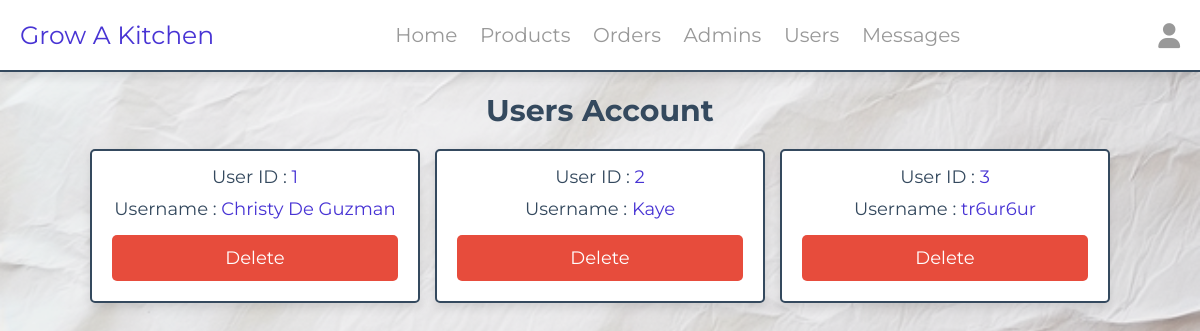
The page /admin/users_accounts.php (signed in) on the database as committed earlier.
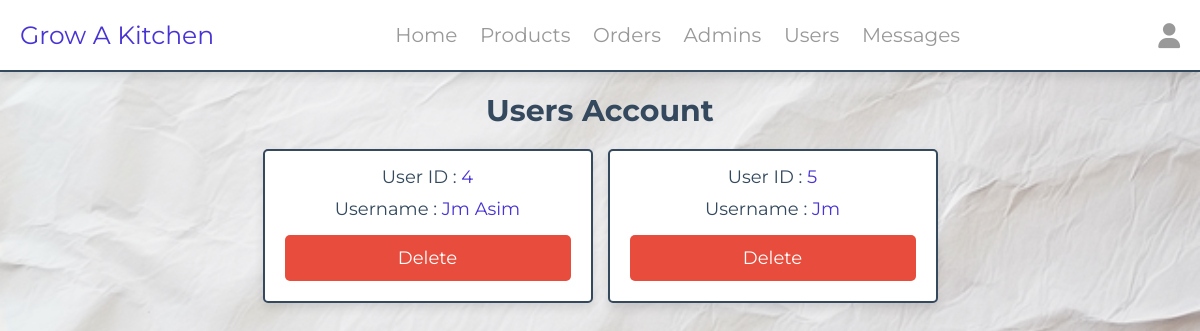
The same page on the database as committed later.
### tables this page shows
CREATE TABLE `users` (
  `id` int(100) NOT NULL,
  `name` varchar(20) NOT NULL,
  `email` varchar(50) NOT NULL,
  `number` varchar(10) NOT NULL,
  `password` varchar(50) NOT NULL,
  `address` varchar(500) NOT NULL,
  `image` varchar(100) NOT NULL
);

### admin/users_accounts.php (the view, shortened to what this page needs)
<?php
include '../components/connect.php';
?>
<!DOCTYPE html>
<html lang="en">
<head>
   <link rel="stylesheet" href="https://cdnjs.cloudflare.com/ajax/libs/font-awesome/6.1.1/css/all.min.css">
   <link rel="stylesheet" href="../css/adminstyle.css">
</head>
<body>
<?php include '../components/admin_header.php' ?>
<section class="accounts">
   <h1 class="heading">Users Account</h1>
   <div class="box-container">
   <?php
      $select_account = $conn->prepare("SELECT * FROM `users`");
      $select_account->execute();
      if($select_account->rowCount() > 0){
         while($fetch_accounts = $select_account->fetch(PDO::FETCH_ASSOC)){
   ?>
   <div class="box">
      <p> User ID : <span><?= $fetch_accounts['id']; ?></span> </p>
      <p> Username : <span><?= $fetch_accounts['name']; ?></span> </p>
      <a href="users_accounts.php?delete=<?= $fetch_accounts['id']; ?>" class="delete-btn" onclick="return confirm('delete this account?');">Delete</a>
   </div>
   <?php
      }
   }else{
      echo '<p class="empty">No Accounts Available</p>';
   }
   ?>
   </div>
</section>
</body>
</html>

Rows that differ between the two databases and show on the page:
removed users: id "1", name "Christy De Guzman"
removed users: id "2", name "Kaye"
removed users: id "3", name "tr6ur6ur"
added users: id "4", name "Jm Asim"
added users: id "5", name "Jm"
